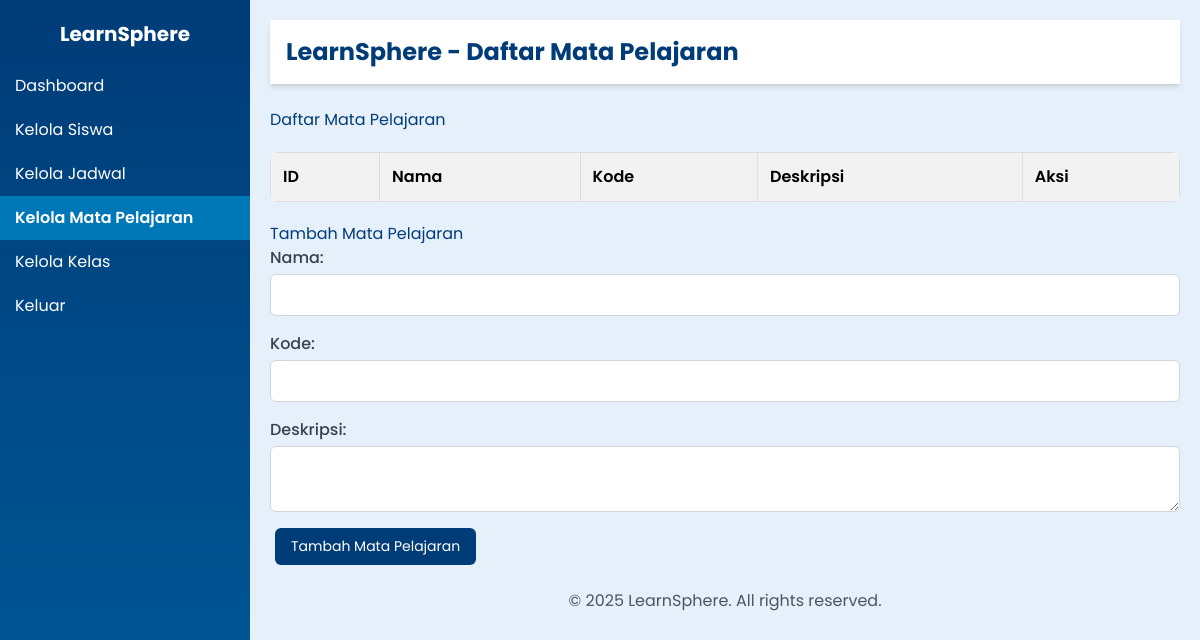
Page /dashboard/mata-pelajaran on the earlier database version.
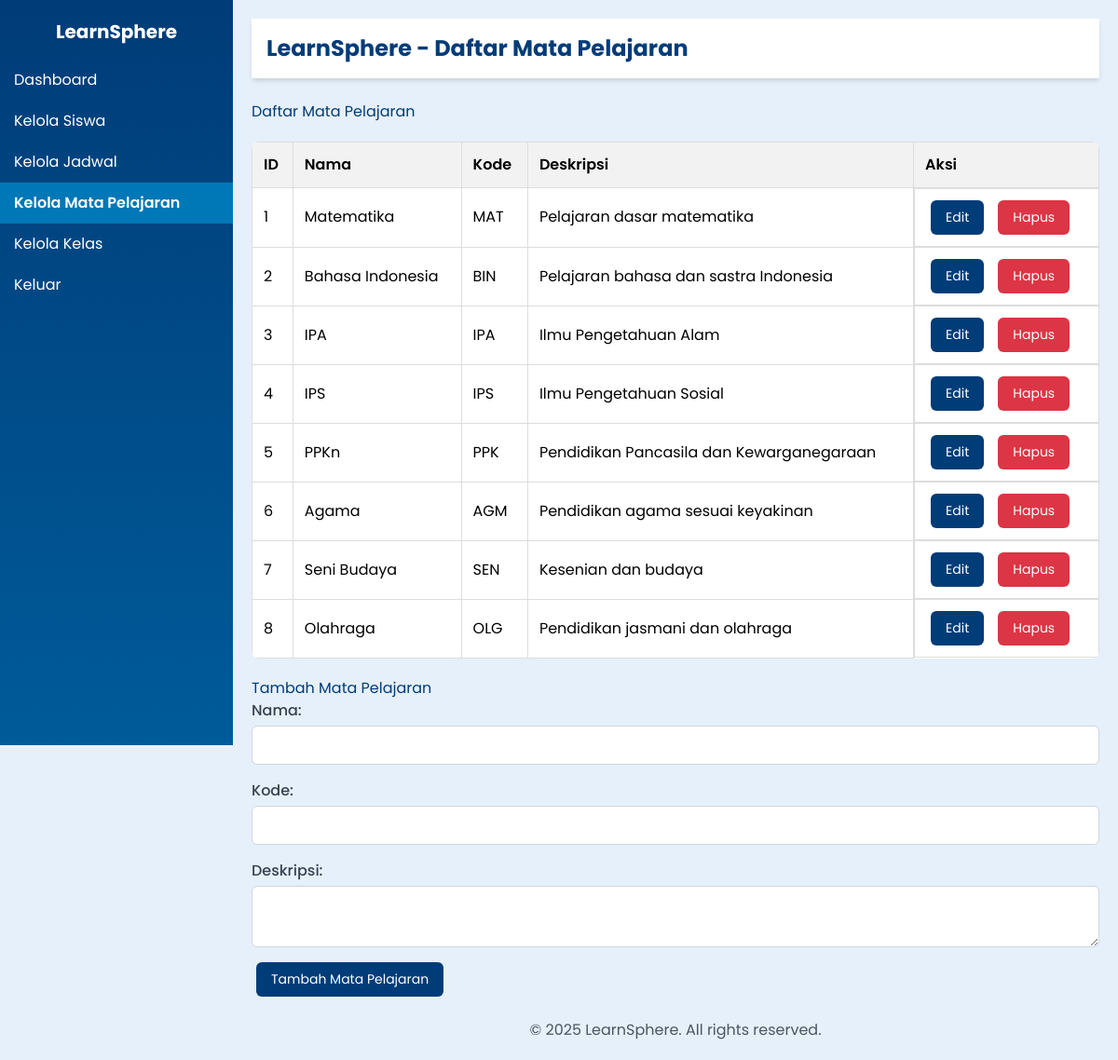
Same page on the later database version.
### tables this page shows
CREATE TABLE mata_pelajaran (
            mata_pelajaran_id INTEGER PRIMARY KEY AUTOINCREMENT,
            nama TEXT NOT NULL UNIQUE,
            kode TEXT UNIQUE,
            deskripsi TEXT
        );

### app/routes/web.py (the view)
@router.get("/dashboard/mata-pelajaran", response_class=HTMLResponse)
async def mata_pelajaran_page(
    request: Request,
    db: sqlite3.Connection = Depends(get_db_connection),
    templates: Jinja2Templates = Depends(get_templates)
):
    logger.info("Accessed mata pelajaran page")
    try:
        cursor = db.cursor()
        cursor.execute("SELECT * FROM mata_pelajaran")
        mata_pelajaran_list = cursor.fetchall()
        return templates.TemplateResponse(
            "mata_pelajaran.html",
            {
                "request": request,
                "mata_pelajaran_list": mata_pelajaran_list
            }
        )
    except Exception as e:
        logger.error(f"Error loading mata pelajaran page: {str(e)}")
        raise HTTPException(status_code=500, detail=f"Error loading mata pelajaran page: {str(e)}")

### templates/mata_pelajaran.html (shortened to what this page needs)
<!DOCTYPE html>
<html lang="id">
<head>
    <link href="https://cdn.jsdelivr.net/npm/tailwindcss@2.2.19/dist/tailwind.min.css" rel="stylesheet">
</head>
<body>
    {% include 'sidebar.html' %}
    <div class="content">
        <header class="bg-white shadow-md p-4 flex justify-between items-center mb-6">
            <h1 class="text-2xl font-bold">LearnSphere - Daftar Mata Pelajaran</h1>
        </header>
        <main>
            <h3>Daftar Mata Pelajaran</h3>
            <table>
                <thead>
                    <tr>
                        <th>ID</th>
                        <th>Nama</th>
                        <th>Kode</th>
                        <th>Deskripsi</th>
                        <th>Aksi</th>
                    </tr>
                </thead>
                <tbody>
                    {% for mp in mata_pelajaran_list %}
                    <tr>
                        <td>{{ mp.mata_pelajaran_id }}</td>
                        <td>{{ mp.nama }}</td>
                        <td>{{ mp.kode }}</td>
                        <td>{{ mp.deskripsi }}</td>
                        <td class="action-buttons">
                            <button onclick="showEditForm('{{ mp.mata_pelajaran_id }}', '{{ mp.nama }}', '{{ mp.kode }}', '{{ mp.deskripsi }}')" class="btn">Edit</button>
                            <form action="/dashboard/mata-pelajaran/delete/{{ mp.mata_pelajaran_id }}" method="post">
                                <button type="submit" class="btn btn-delete">Hapus</button>
                            </form>
                        </td>
                    </tr>
                    {% endfor %}
                </tbody>
            </table>
            <h3>Tambah Mata Pelajaran</h3>
            <form action="/dashboard/mata-pelajaran/add" method="post" class="grid grid-cols-1 gap-4">
                <div>
                    <label for="nama" class="block font-medium text-gray-700">Nama:</label>
                    <input type="text" id="nama" name="nama" required class="mt-1 block w-full px-3 py-2 border border-gray-300 rounded-md">
                </div>
                <div>
                    <label for="kode" class="block font-medium text-gray-700">Kode:</label>
                    <input type="text" id="kode" name="kode" class="mt-1 block w-full px-3 py-2 border border-gray-300 rounded-md">
                </div>
                <div>
                    <label for="deskripsi" class="block font-medium text-gray-700">Deskripsi:</label>
                    <textarea id="deskripsi" name="deskripsi" class="mt-1 block w-full px-3 py-2 border border-gray-300 rounded-md"></textarea>
                </div>
                <div>
                    <input type="submit" value="Tambah Mata Pelajaran" class="btn">
                </div>
            </form>
        </main>
        <footer class="text-center mt-6 text-gray-600">
            <p>© 2025 LearnSphere. All rights reserved.</p>
        </footer>
    </div>
</body>
</html>

### templates/sidebar.html (shortened to what this page needs)
<div class="sidebar">
    <h2 class="text-center text-xl font-bold mb-4 text-white">LearnSphere</h2>
    <a href="/dashboard" class="{% if request.path == '/dashboard' %}active{% endif %} block py-2 px-4 hover:bg-blue-700">Dashboard</a>
    <a href="/dashboard/siswa" class="{% if request.path == '/dashboard/siswa' %}active{% endif %} block py-2 px-4 hover:bg-blue-700">Kelola Siswa</a>
    <a href="/dashboard/jadwal" class="{% if request.path == '/dashboard/jadwal' %}active{% endif %} block py-2 px-4 hover:bg-blue-700">Kelola Jadwal</a>
    <a href="/dashboard/mata-pelajaran" class="{% if request.path == '/dashboard/mata-pelajaran' %}active{% endif %} block py-2 px-4 hover:bg-blue-700">Kelola Mata Pelajaran</a>
    <a href="/store/kelas" class="{% if request.path == '/store/kelas' %}active{% endif %} block py-2 px-4 hover:bg-blue-700">Kelola Kelas</a>
    <a href="/logout" class="{% if request.path == '/logout' %}active{% endif %} block py-2 px-4 hover:bg-blue-700">Keluar</a>
</div>

### templates/mata_pelajaran.html (style rules this page uses)
body { font-family: 'Poppins', sans-serif; background-color: #e6f0fa; margin: 0; }
.sidebar { width: 250px; height: 100vh; background-color: #003c78; color: white; position: fixed; padding-top: 20px; }
.sidebar a { color: white; padding: 10px 15px; text-decoration: none; display: block; transition: background-color 0.3s; }
.content { margin-left: 250px; padding: 20px; }
table { width: 100%; border-collapse: collapse; margin: 20px 0; background-color: white; border-radius: 0.5rem; overflow: hidden; }
th, td { border: 1px solid #ddd; padding: 12px; text-align: left; }
th { background-color: #f2f2f2; font-weight: 600; }
.btn { background-color: #003c78; color: white; padding: 8px 16px; border: none; border-radius: 0.375rem; cursor: pointer; transition: background-color 0.3s; margin: 0 5px; font-size: 14px; }
.btn-delete { background-color: #dc3545; }
.action-buttons { display: flex; gap: 5px; align-items: center; }
h1, h3 { color: #003c78; }

### templates/sidebar.html (style rules this page uses)
.sidebar { width: 250px; height: 100vh; background: linear-gradient(180deg, #003c78 0%, #005b99 100%); color: white; position: fixed; padding-top: 20px; }
.sidebar a { color: white; text-decoration: none; display: block; transition: background-color 0.3s; }
.sidebar a.active { background-color: #0077b6; font-weight: 600; }

Differences in the rows shown:
added mata_pelajaran: mata_pelajaran_id "1", nama "Matematika", kode "MAT", deskripsi "Pelajaran dasar matematika"
added mata_pelajaran: mata_pelajaran_id "2", nama "Bahasa Indonesia", kode "BIN", deskripsi "Pelajaran bahasa dan sastra Indonesia"
added mata_pelajaran: mata_pelajaran_id "3", nama "IPA", kode "IPA", deskripsi "Ilmu Pengetahuan Alam"
added mata_pelajaran: mata_pelajaran_id "4", nama "IPS", kode "IPS", deskripsi "Ilmu Pengetahuan Sosial"
added mata_pelajaran: mata_pelajaran_id "5", nama "PPKn", kode "PPK", deskripsi "Pendidikan Pancasila dan Kewarganegaraan"
added mata_pelajaran: mata_pelajaran_id "6", nama "Agama", kode "AGM", deskripsi "Pendidikan agama sesuai keyakinan"
added mata_pelajaran: mata_pelajaran_id "7", nama "Seni Budaya", kode "SEN", deskripsi "Kesenian dan budaya"
added mata_pelajaran: mata_pelajaran_id "8", nama "Olahraga", kode "OLG", deskripsi "Pendidikan jasmani dan olahraga"
